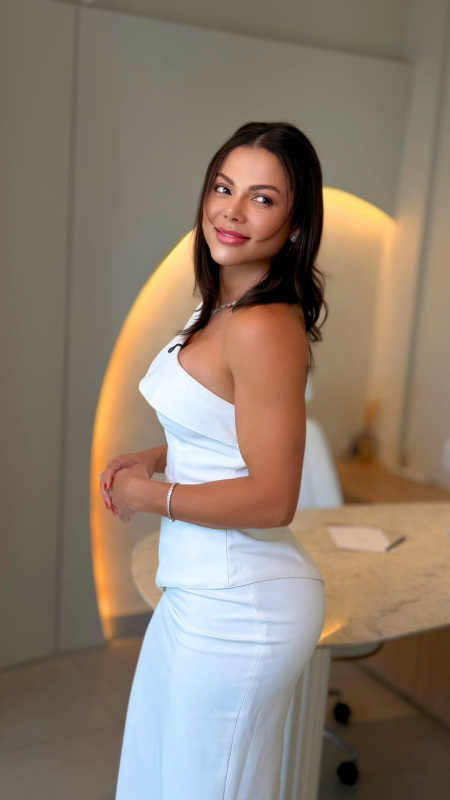
#> input picture src/assets/photography/kelly-brunette-hero-original.jpeg, 900 x 1600 px (shown at 1/2 size)
$ python prepare-home-portrait.py
#> lines starting #> are read from the running program, lines starting #| are printed output that depends on the picture
"""Create responsive delivery copies of the approved portrait; preserve the source."""
from pathlib import Path
from PIL import Image, ImageOps

folder = Path(__file__).resolve().parents[1] / 'src/assets/photography'
with Image.open(folder / 'kelly-brunette-hero-original.jpeg') as source:
#> source is the input picture: PIL image 900x1600 RGB; mean R, G, B 139.5, 124.3, 109.3
    portrait = ImageOps.exif_transpose(source).convert('RGB')
    for width in (480, 640, 900):
        if width > portrait.width:
            raise ValueError('Do not upscale the portrait')
        height = round(portrait.height * width / portrait.width)
        output = folder / f'kelly-brunette-hero-{width}.webp'
        portrait.resize((width, height), Image.Resampling.LANCZOS).save(
            output, 'WEBP', quality=88, method=6,
        )
        print(f'{output.name}: {width}x{height}, {output.stat().st_size} bytes')
#> this loop made 3 passes
#> pass 1, `portrait.resize((width, height), Image.Resampling.LANCZOS).save( outpu..`:
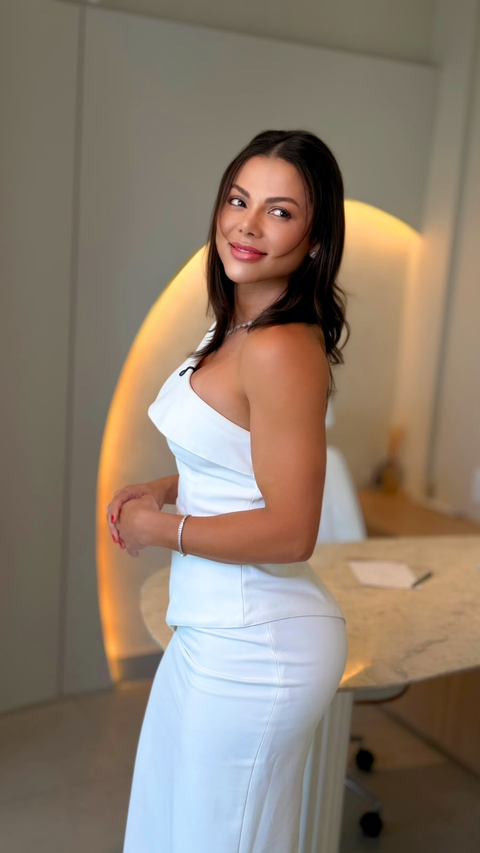
#> saved as kelly-brunette-hero-480.webp: PIL image 480x853 RGB; mean R, G, B 139.5, 124.3, 109.3

$ run again, with src/assets/photography/body-evaluation.jpg copied over src/assets/photography/kelly-brunette-hero-original.jpeg
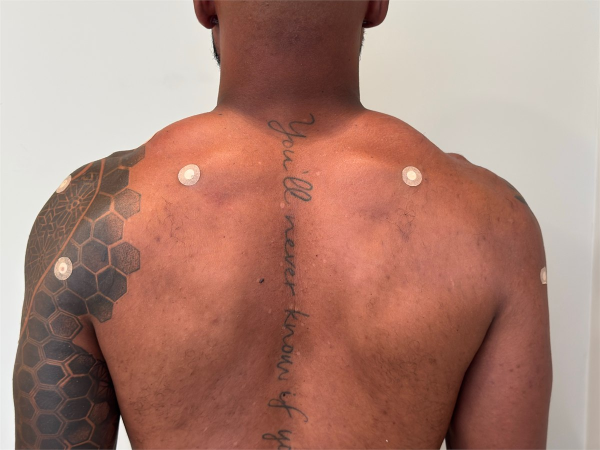
#> input picture src/assets/photography/body-evaluation.jpg, 1200 x 900 px (shown at 1/2 size)
#> source is the input picture: PIL image 1200x900 RGB; mean R, G, B 173.1, 131.8, 118.9
#> the loop `for width in (480, 640, 900):` made 3 passes
#> pass 1, `portrait.resize((width, height), Image.Resampling.LANCZOS).save( outpu..`:
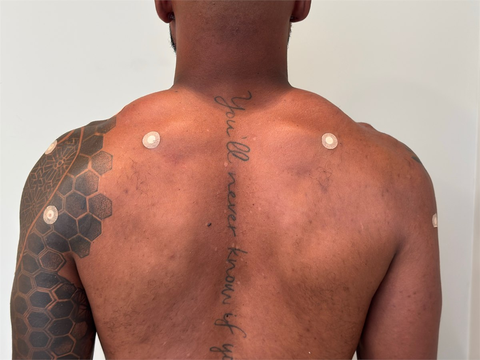
#> saved as kelly-brunette-hero-480.webp: PIL image 480x360 RGB; mean R, G, B 173, 131.8, 118.9
#> pass 2, `portrait.resize((width, height), Image.Resampling.LANCZOS).save( outpu..`:
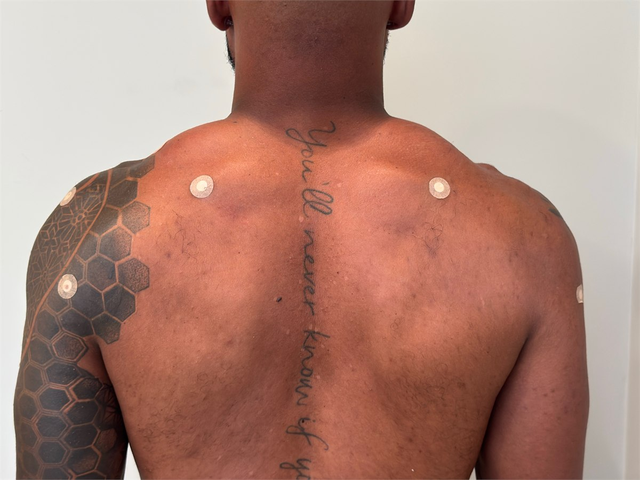
#> saved as kelly-brunette-hero-640.webp: PIL image 640x480 RGB; mean R, G, B 173, 131.8, 118.9

$ run again, with src/assets/photography/clinic-body-care.jpg copied over src/assets/photography/kelly-brunette-hero-original.jpeg
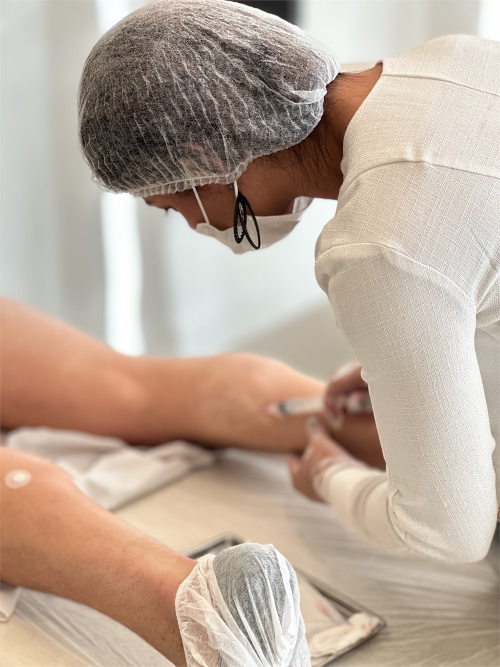
#> input picture src/assets/photography/clinic-body-care.jpg, 1000 x 1333 px (shown at 1/2 size)
#> source is the input picture: PIL image 1000x1333 RGB; mean R, G, B 186.5, 168.4, 153.4
#> the loop `for width in (480, 640, 900):` made 3 passes
#> pass 1, `portrait.resize((width, height), Image.Resampling.LANCZOS).save( outpu..`:
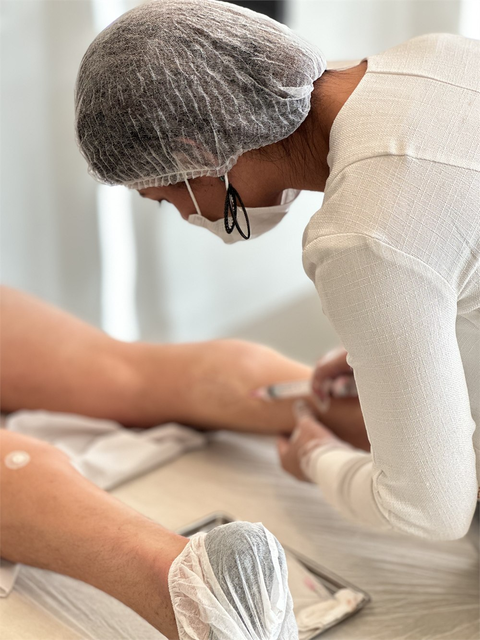
#> saved as kelly-brunette-hero-480.webp: PIL image 480x640 RGB; mean R, G, B 186.5, 168.4, 153.4
